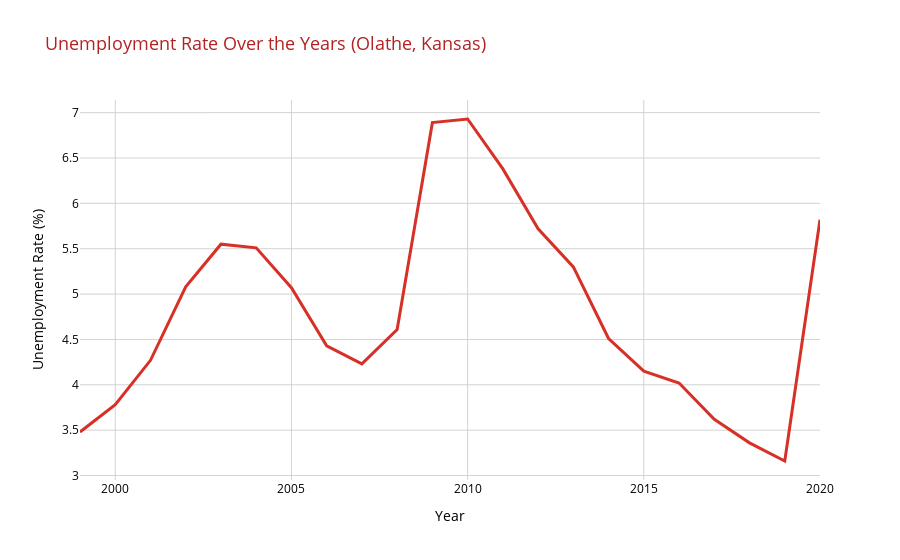

Write notebook code for a chart like this one.
### Markdown cell above
### Visualization: Unemployment Rate in Olathe

This script visualizes the unemployment rate in Olathe, Kansas, over the years using a line plot created with Plotly Express. The `year` column is used as the x-axis, and the `unemployment_rate` column as the y-axis, showing how unemployment trends have changed over time. The plot features a red line with bold markers, a clean white background, and gray gridlines for enhanced readability. The title and axis labels are styled for clarity, making this visualization an effective tool for analyzing historical unemployment trends in Olathe.

### Code cell
import pandas as pd
import plotly.express as px

# Load the dataset
data_path = "/Users/divyamagrawal/Desktop/Github/data-512-Final-Project2/data-512-Final-Project/data/combined_unemployment_aqi_data.csv"
data = pd.read_csv(data_path)

# 1. Unemployment Rate Over the Years (Line Plot)
fig1 = px.line(
    data,
    x='year',
    y='unemployment_rate',
    title='Unemployment Rate Over the Years (Olathe, Kansas)',
    labels={'year': 'Year', 'unemployment_rate': 'Unemployment Rate (%)'},
    template='plotly_white'
)
fig1.update_traces(line=dict(color='#d73027', width=3), marker=dict(size=8, symbol='circle'))
fig1.update_layout(
    title_font=dict(size=18, color='firebrick'),
    font=dict(size=12, color='black'),
    xaxis=dict(gridcolor='lightgray'),
    yaxis=dict(gridcolor='lightgray'),
    plot_bgcolor='white'
)
fig1.show()

### Figure 1 — Plotly figure (JSON) as saved in the notebook; plotly's stock layout.template omitted (floating-point values rounded to 4 significant figures)
{"data": [{"hovertemplate": "Year=%{x}<br>Unemployment Rate (%)=%{y}<extra></extra>", "legendgroup": "", "line": {"color": "#d73027", "dash": "solid", "width": 3}, "marker": {"size": 8, "symbol": "circle"}, "mode": "lines", "name": "", "orientation": "v", "showlegend": false, "type": "scatter", "x": [1999, 2000, 2001, 2002, 2003, 2004, 2005, 2006, 2007, 2008, 2009, 2010, 2011, 2012, 2013, 2014, 2015, 2016, 2017, 2018, 2019, 2020], "xaxis": "x", "y": [3.48, 3.78, 4.27, 5.08, 5.55, 5.51, 5.07, 4.43, 4.23, 4.61, 6.89, 6.93, 6.38, 5.72, 5.3, 4.51, 4.15, 4.02, 3.62, 3.36, 3.16, 5.82], "yaxis": "y"}], "layout": {"font": {"color": "black", "size": 12}, "legend": {"tracegroupgap": 0}, "plot_bgcolor": "white", "title": {"font": {"color": "firebrick", "size": 18}, "text": "Unemployment Rate Over the Years (Olathe, Kansas)"}, "xaxis": {"anchor": "y", "domain": [0, 1], "gridcolor": "lightgray", "title": {"text": "Year"}}, "yaxis": {"anchor": "x", "domain": [0, 1], "gridcolor": "lightgray", "title": {"text": "Unemployment Rate (%)"}}}}
